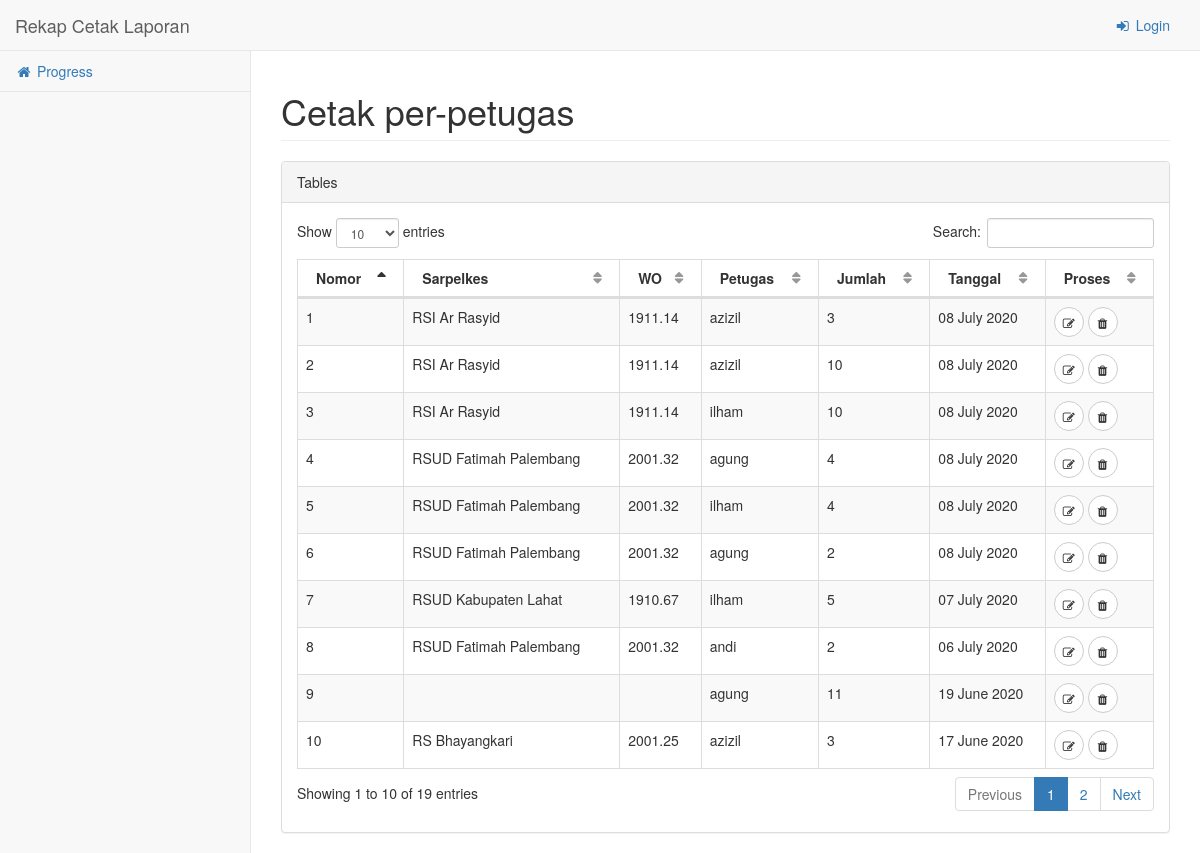
Screenshot of /cetak with the database file from the repository.
### app/models.py (models this page shows, shortened)
class Cetak(db.Model):
    nomor = db.Column(db.Integer, primary_key=True)
    jumlah = db.Column(db.Integer)
    petugas = db.Column(db.String(21), nullable=False)
    tanggal = db.Column(db.DateTime)
    no_rekap = db.Column(db.Integer, db.ForeignKey('rekap.nomor'))

class Rekap(db.Model):
    nomor = db.Column(db.Integer, primary_key=True)
    sarpelkes = db.Column(db.String(55), nullable=False)
    nomorwo = db.Column(db.String(8), nullable=False)
    tahun = db.Column(db.Integer)
    agung = db.Column(db.Integer)
    andi = db.Column(db.Integer)
    azizil = db.Column(db.Integer)
    ilham = db.Column(db.Integer)
    sandra = db.Column(db.Integer)
    total = db.Column(db.Integer)
    keterangan = db.Column(db.String(55))
    tgl_kirim = db.Column(db.DateTime)
    cetak = db.relationship('Cetak', backref='rekap', lazy='dynamic')

### app/cetak/routes.py (the view)
@mod.route('/cetak')
def index():
    data = Cetak.query.order_by(Cetak.tanggal.desc()).all()
    return render_template('log_cetak.html', data = data, title='Catatan', page='Cetak per-petugas')

### app/templates/log_cetak.html (shortened to what this page needs)
{% extends 'base.html' %}
{% block cssTables %}
    <link href="{{ url_for('static', filename='vendor/datatables-plugins/dataTables.bootstrap.css') }}" rel="stylesheet">
    <link href="{{ url_for('static', filename='vendor/datatables-responsive/dataTables.responsive.css') }}" rel="stylesheet">
{% endblock cssTables %}
{% block content %}
<div class="row">
    <div class="col-lg-12">
        <div class="panel panel-default">
            <div class="panel-heading">
                Tables
            </div>
            <div class="panel-body">
                <table width="100%" class="table table-striped table-bordered table-hover" id="dataRekap">
                    <thead>
                        <tr>
                            <th>Nomor</th>
                            <th>Sarpelkes</th>
                            <th>WO</th>
                            <th>Petugas</th>
                            <th>Jumlah</th>
                            <th>Tanggal</th>
                            <th>Proses</th>
                        </tr>
                    </thead>
                    <tbody>
                    {% for i in data %}
                        <tr>
                            <td>{{ loop.index }}</td>
                            <td>{{ i.rekap.sarpelkes }}</td>
                            <td>{{ i.rekap.nomorwo }}</td>
                            <td>{{ i.petugas }}</td>
                            <td>{{ i.jumlah }}</td>
                            <td>{{ i.tanggal.strftime("%d %B %Y") }}</td>
                            <td>
                                <a class="btn btn-xs btn-default btn-circle" title="Edit" href="{{ url_for('cetak.edit',id=i.nomor) }}"><i class="fa fa-edit"></i></a>
                                <button class="btn btn-default btn-xs btn-circle" title="Hapus" data-toggle="modal" data-target="#hapus{{ i.nomor }}"><i class="fa fa-trash"></i></button>
                            </td>
                        </tr>
                    {% endfor %}
                    </tbody>
                </table>
            </div>
        </div>
    </div>
</div>
{% endblock content %}

### rows the page displays
Cetak: rekap.sarpelkes "RSI Ar Rasyid", rekap.nomorwo "1911.14", petugas "azizil", jumlah "3", tanggal "08 July 2020"
Cetak: rekap.sarpelkes "RSI Ar Rasyid", rekap.nomorwo "1911.14", petugas "azizil", jumlah "10", tanggal "08 July 2020"
Cetak: rekap.sarpelkes "RSI Ar Rasyid", rekap.nomorwo "1911.14", petugas "ilham", jumlah "10", tanggal "08 July 2020"
Cetak: rekap.sarpelkes "RSUD Fatimah Palembang", rekap.nomorwo "2001.32", petugas "agung", jumlah "4", tanggal "08 July 2020"
Cetak: rekap.sarpelkes "RSUD Fatimah Palembang", rekap.nomorwo "2001.32", petugas "ilham", jumlah "4", tanggal "08 July 2020"
Cetak: rekap.sarpelkes "RSUD Fatimah Palembang", rekap.nomorwo "2001.32", petugas "agung", jumlah "2", tanggal "08 July 2020"
Cetak: rekap.sarpelkes "RSUD Kabupaten Lahat", rekap.nomorwo "1910.67", petugas "ilham", jumlah "5", tanggal "07 July 2020"
Cetak: rekap.sarpelkes "RSUD Fatimah Palembang", rekap.nomorwo "2001.32", petugas "andi", jumlah "2", tanggal "06 July 2020"
Cetak: petugas "agung", jumlah "11", tanggal "19 June 2020"
Cetak: rekap.sarpelkes "RS Bhayangkari", rekap.nomorwo "2001.25", petugas "azizil", jumlah "3", tanggal "17 June 2020"

### other values shown
{{ page }} "Cetak per-petugas"
